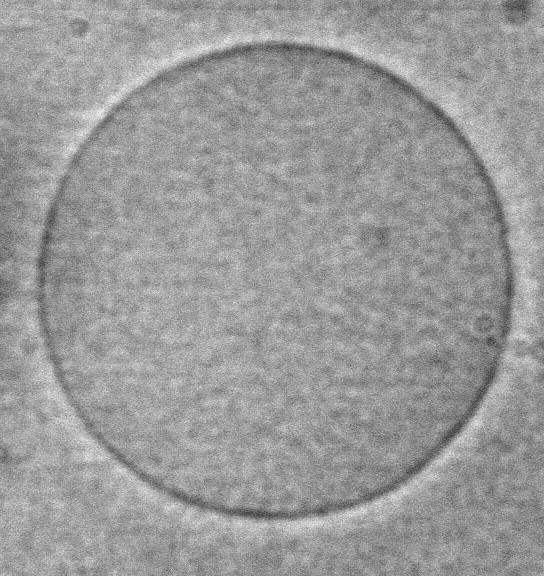
#> input picture analisisdeImagenes/ves_full_150_002.jpg, 544 x 576 px
$ jupyter execute --allow-errors intro_imagenes.ipynb   (shell and % lines are left out)   (older library calls are emulated)
#> lines starting #> are read from the running program, lines starting #| are printed output that depends on the picture; after the words box and inside, x2 and y2 are one past the last pixel; in counts of white or black regions, pixels touching at a corner belong together
[cell 1]
%pylab inline
import scipy
from scipy import misc
from scipy import ndimage

#> (a cell that did not finish here is left out)

#> (a cell that did not finish here is left out)

#> (a cell that did not finish here is left out)

#> (a cell that did not finish here is left out)

#> (a cell that did not finish here is left out)

#> (a cell that did not finish here is left out)

#> (a cell that did not finish here is left out)

#> (a cell that did not finish here is left out)

#> (a cell that did not finish here is left out)

[cell 11]
from skimage import feature

[cell 12]
im = np.zeros((256, 256))
im[64:-64, 64:-64] = 2

im = ndimage.rotate(im, 15, mode='constant')
im = ndimage.gaussian_filter(im, 3)

sx = ndimage.sobel(im, axis=0, mode='constant')
sy = ndimage.sobel(im, axis=1, mode='constant')
sob = np.hypot(sx, sy)

plt.figure(figsize=(16, 5))
plt.subplot(141)
plt.imshow(im, cmap=plt.cm.gray)
plt.axis('off')
plt.title('square', fontsize=20)
plt.subplot(142)
plt.imshow(sx)
plt.axis('off')
plt.title('Sobel (x direction)', fontsize=20)
plt.subplot(143)
plt.imshow(sob)
plt.axis('off')
plt.title('Sobel filter', fontsize=20)

im_noisy = im + 0.07*np.random.random(im.shape)

sx = ndimage.sobel(im_noisy, axis=0, mode='constant')
sy = ndimage.sobel(im_noisy, axis=1, mode='constant')
sob = np.hypot(sx, sy)

plt.subplot(144)
plt.imshow(sob)
plt.axis('off')
plt.title('Sobel for noisy image', fontsize=20)


plt.subplots_adjust(wspace=0.02, hspace=0.02, top=1, bottom=0, left=0, right=0.9)

plt.show()
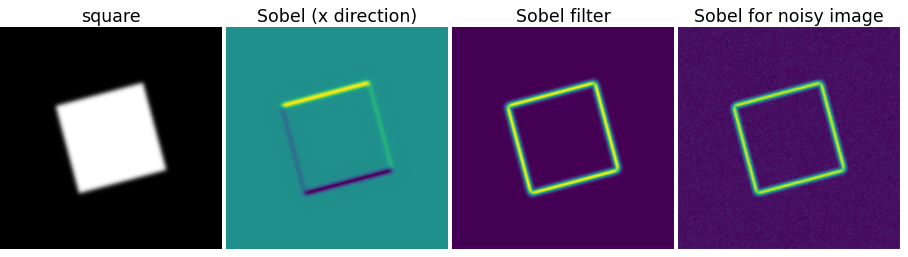
#> figure drawn by matplotlib, 4 panels

[cell 13]
# Compute the Canny filter for two values of sigma
edges1 = feature.canny(im)
edges2 = feature.canny(im, sigma=3)

# display results
fig, (ax1, ax2, ax3) = plt.subplots(nrows=1, ncols=3, figsize=(8, 3),
                                    sharex=True, sharey=True)

ax1.imshow(im, cmap=plt.cm.gray)
ax1.axis('off')
ax1.set_title('square', fontsize=15)

ax2.imshow(edges1, cmap=plt.cm.gray)
ax2.axis('off')
ax2.set_title('Canny filter, $\sigma=1$', fontsize=15)

ax3.imshow(edges2, cmap=plt.cm.gray)
ax3.axis('off')
ax3.set_title('Canny filter, $\sigma=3$', fontsize=15)

fig.tight_layout()

plt.show()
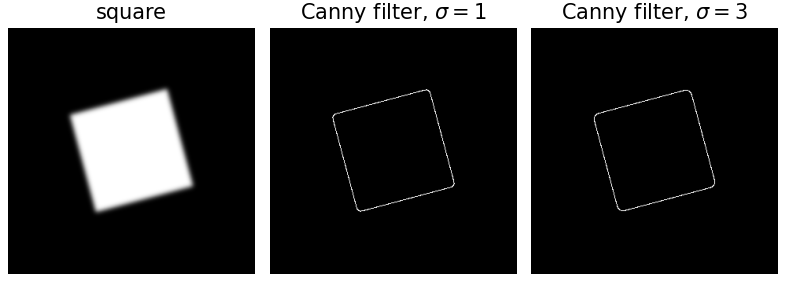
#> figure drawn by matplotlib, 3 panels

[cell 14]
from skimage.transform import (hough_line, hough_line_peaks,
                               probabilistic_hough_line)

[cell 15]
h, theta, d = hough_line(edges1)

fig, axes = plt.subplots(1, 3, figsize=(15, 6))
ax = axes.ravel()

ax[0].imshow(im, cmap=cm.gray)
ax[0].set_title('Input image')
ax[0].set_axis_off()

ax[1].imshow(edges1, cmap=plt.cm.gray)
ax[1].axis('off')
ax[1].set_title('Canny filter, $\sigma=1$', fontsize=15)

ax[2].imshow(im, cmap=cm.gray)
for _, angle, dist in zip(*hough_line_peaks(h, theta, d)):
    y0 = (dist - 0 * np.cos(angle)) / np.sin(angle)
    y1 = (dist - im.shape[1] * np.cos(angle)) / np.sin(angle)
    ax[2].plot((0, im.shape[1]), (y0, y1), '-r')
ax[2].set_xlim((0, im.shape[1]))
ax[2].set_ylim((im.shape[0], 0))
ax[2].set_axis_off()
ax[2].set_title('Detected lines')
plt.tight_layout()
plt.show()
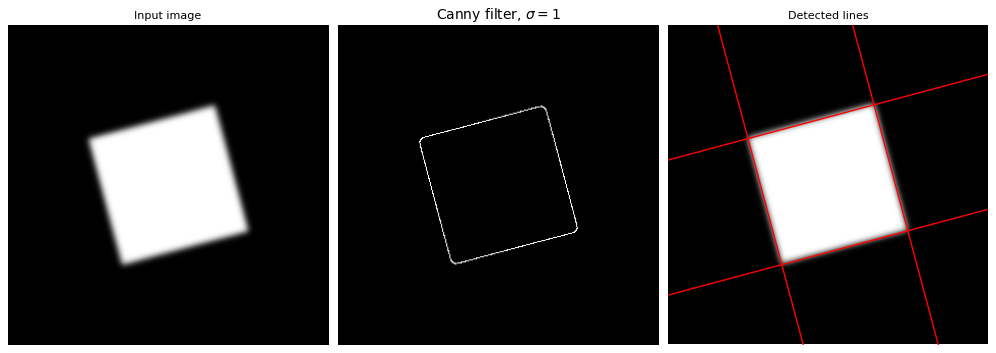
#> figure drawn by matplotlib, 3 panels

Ahora es momento de que ustedes trabajen un poco.

Hace varios años trabajé en un proyecto donde se deseaba reconocer vesículas lipídicas en imágenes como las mostradas en la siguiente figura. El objetivo era encontrar para cada vesícula su tamaño (diámetro) y la posición de su centroide.
Implemente un algoritmo basado en un filtro Canny y una transformada de Hough para solucionar el problema planteado.

Le recomiendo revisar la función hough_circle documentada [acá](http://scikit-image.org/docs/dev/auto_examples/edges/plot_circular_elliptical_hough_transform.html).

Evalue el desempeño del algoritmos utilizando, previo al filtro Canny, algunos filtros para reducir el ruido de la imagen.

[cell 16]
import cv2

[cell 17]
Im1=cv2.imread("ves_full_150_002.jpg")
#> Im1 is the input picture: shape (576, 544, 3); min 41, max 255, mean 154.2
Im1=cv2.cvtColor(Im1, cv2.COLOR_BGR2GRAY)
#> Im1: shape (576, 544)

#> (a cell that did not finish here is left out)

[cell 19]
imflt=ndimage.gaussian_filter(Im1,(4,4))
#> (the rest of this cell did not finish here and is left out)

[cell 20]
edges = feature.canny(Im1, sigma=3.5)
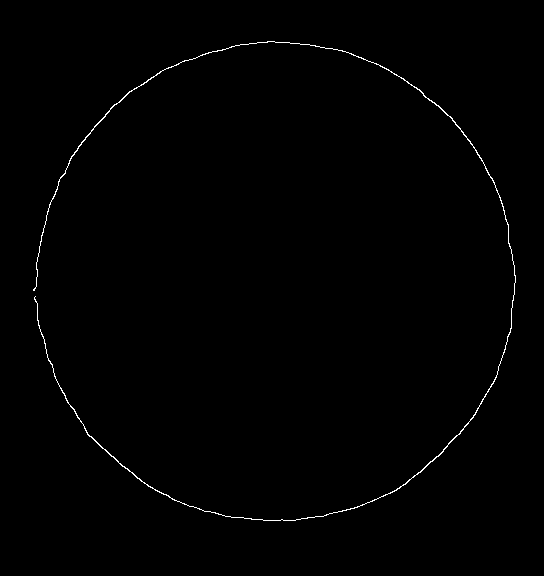
#> edges: shape (576, 544) bool; 0.56% white in thin lines or dots, all inside (x1, y1, x2, y2) = (33, 41, 516, 521)
#> (the rest of this cell did not finish here and is left out)

[cell 21]
Im1.shape
#> Out = (576, 544)

[cell 22]
from skimage import data, color
from skimage.transform import hough_circle, hough_circle_peaks
from skimage.draw import circle_perimeter
from skimage.util import img_as_ubyte

[cell 23]
hough_radii = np.arange(200, 500, 5)
hough_res = hough_circle(edges, hough_radii)

accums, cx, cy, radii = hough_circle_peaks(hough_res, hough_radii,
                                           total_num_peaks=1)
#> accums = [0.361]; cx = [274]; cy = [281]; radii = [240]

[cell 24]
circy,circx=circle_perimeter(cy[0],cx[0],radii[0])
#> circy = 1360 values, max 521 at index 0, min 41 at index 1, mean 281; circx = 1360 values, max 514 at index 4, min 34 at index 6, mean 274
im2=color.gray2rgb(Im1)
im2[circy,circx]=(20,20,220)
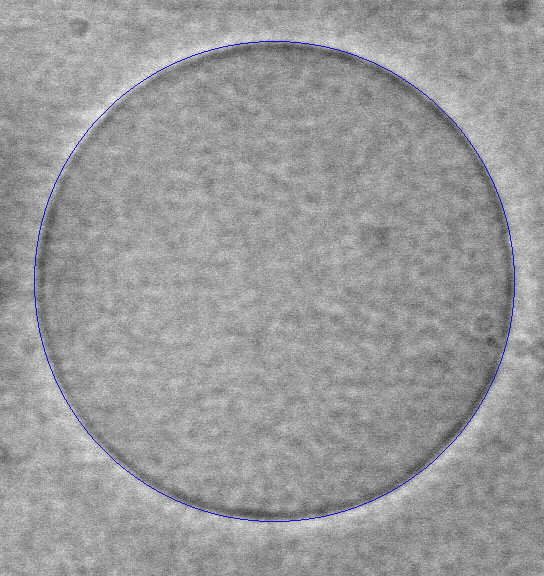
#> im2: shape (576, 544, 3); 0.43% of pixels changed, all inside (x1, y1, x2, y2) = (34, 41, 515, 522)
#> (the rest of this cell did not finish here and is left out)
